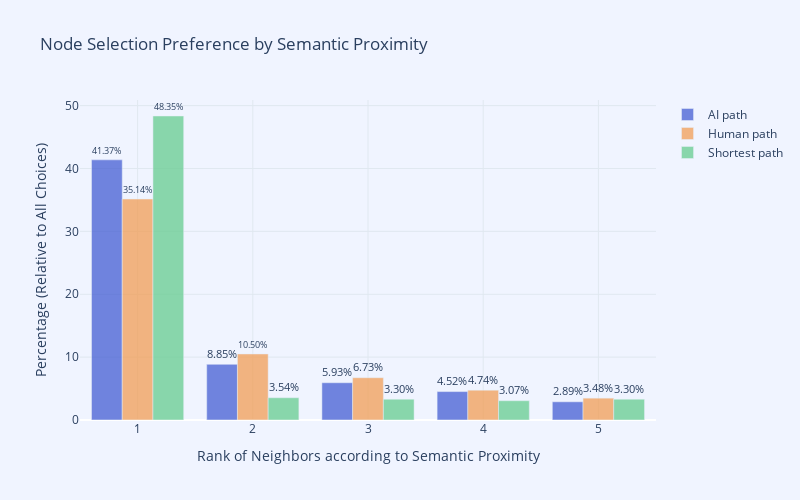

Write notebook code for a chart like this one.
### Code cell
# Calculate frequencies
ai_scores_freq = np.bincount(ai_scores, minlength=6)  # Include all choices up to 5
human_scores_freq = np.bincount(human_scores, minlength=6)
optimal_scores_freq = np.bincount(optimal_scores, minlength=6)

# Convert to percentages relative to all choices
ai_percentages = ai_scores_freq[1:6] / np.sum(ai_scores_freq) * 100
human_percentages = human_scores_freq[1:6] / np.sum(human_scores_freq) * 100
optimal_percentages = optimal_scores_freq[1:6] / np.sum(optimal_scores_freq) * 100

# Plot Node Selection Preference by Semantic Proximity
plot_node_selection_preference(ai_percentages, human_percentages, optimal_percentages)

### Figure 1 — Plotly figure (JSON) as saved in the notebook; plotly's stock layout.template omitted (floating-point values rounded to 4 significant figures)
{"data": [{"hovertemplate": "AI: %{y:.2f}%<extra></extra>", "marker": {"color": "rgba(58, 85, 209, 0.7)"}, "name": "AI path", "text": ["41.37%", "8.85%", "5.93%", "4.52%", "2.89%"], "textposition": "outside", "type": "bar", "x": [1, 2, 3, 4, 5], "y": [41.37, 8.848, 5.926, 4.52, 2.894]}, {"hovertemplate": "Human: %{y:.2f}%<extra></extra>", "marker": {"color": "rgba(242, 153, 74, 0.7)"}, "name": "Human path", "text": ["35.14%", "10.50%", "6.73%", "4.74%", "3.48%"], "textposition": "outside", "type": "bar", "x": [1, 2, 3, 4, 5], "y": [35.14, 10.5, 6.725, 4.738, 3.476]}, {"hovertemplate": "Shortest: %{y:.2f}%<extra></extra>", "marker": {"color": "rgba(111, 207, 151, 0.8)"}, "name": "Shortest path", "text": ["48.35%", "3.54%", "3.30%", "3.07%", "3.30%"], "textposition": "outside", "type": "bar", "x": [1, 2, 3, 4, 5], "y": [48.35, 3.538, 3.302, 3.066, 3.302]}], "layout": {"barmode": "group", "font": {"size": 12}, "height": 500, "paper_bgcolor": "rgba(240, 244, 255, 1)", "plot_bgcolor": "rgba(240, 244, 255, 1)", "title": {"text": "Node Selection Preference by Semantic Proximity"}, "width": 800, "xaxis": {"dtick": 1, "gridcolor": "rgba(224, 232, 240, 1)", "showgrid": true, "title": {"text": "Rank of Neighbors according to Semantic Proximity"}}, "yaxis": {"gridcolor": "rgba(224, 232, 240, 1)", "showgrid": true, "title": {"text": "Percentage (Relative to All Choices)"}}}}
